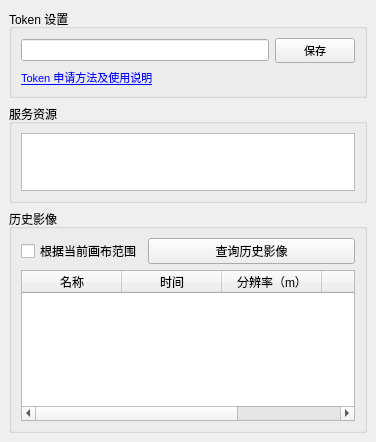
<?xml version="1.0" encoding="UTF-8"?>
<ui version="4.0">
 <class>SdDockWidget</class>
 <widget class="QDockWidget" name="SdDockWidget">
  <property name="geometry">
   <rect>
    <x>0</x>
    <y>0</y>
    <width>376</width>
    <height>442</height>
   </rect>
  </property>
  <property name="windowTitle">
   <string>天地图·山东</string>
  </property>
  <widget class="QWidget" name="dockWidgetContents">
   <layout class="QVBoxLayout" name="verticalLayout">
    <item>
     <widget class="QGroupBox" name="groupBox">
      <property name="title">
       <string>Token 设置</string>
      </property>
      <layout class="QVBoxLayout" name="verticalLayout_3">
       <item>
        <layout class="QHBoxLayout" name="horizontalLayout">
         <item>
          <widget class="QgsPasswordLineEdit" name="mLineEdit_sdtk">
           <property name="font">
            <font>
             <family>Consolas</family>
             <pointsize>8</pointsize>
            </font>
           </property>
          </widget>
         </item>
         <item>
          <widget class="QPushButton" name="pushButton_save">
           <property name="font">
            <font>
             <pointsize>8</pointsize>
            </font>
           </property>
           <property name="text">
            <string>保存</string>
           </property>
          </widget>
         </item>
        </layout>
       </item>
       <item>
        <widget class="QLabel" name="label">
         <property name="font">
          <font>
           <pointsize>8</pointsize>
          </font>
         </property>
         <property name="text">
          <string>&lt;html&gt;&lt;head/&gt;&lt;body&gt;&lt;p&gt;&lt;a href=&quot;https://mp.weixin.qq.com/s/CcdjjjsBk7rNlxalBjUXIg&quot;&gt;&lt;span style=&quot; text-decoration: underline; color:#0000ff;&quot;&gt;Token 申请方法及使用说明&lt;/span&gt;&lt;/a&gt;&lt;/p&gt;&lt;/body&gt;&lt;/html&gt;</string>
         </property>
         <property name="openExternalLinks">
          <bool>true</bool>
         </property>
        </widget>
       </item>
      </layout>
     </widget>
    </item>
    <item>
     <widget class="QGroupBox" name="groupBox_2">
      <property name="sizePolicy">
       <sizepolicy hsizetype="Preferred" vsizetype="Fixed">
        <horstretch>0</horstretch>
        <verstretch>0</verstretch>
       </sizepolicy>
      </property>
      <property name="title">
       <string>服务资源</string>
      </property>
      <layout class="QVBoxLayout" name="verticalLayout_4">
       <item>
        <widget class="QListWidget" name="listWidget">
         <property name="sizePolicy">
          <sizepolicy hsizetype="Expanding" vsizetype="Expanding">
           <horstretch>0</horstretch>
           <verstretch>0</verstretch>
          </sizepolicy>
         </property>
         <property name="maximumSize">
          <size>
           <width>16777215</width>
           <height>58</height>
          </size>
         </property>
         <property name="font">
          <font>
           <pointsize>9</pointsize>
          </font>
         </property>
         <property name="autoScroll">
          <bool>true</bool>
         </property>
         <property name="autoScrollMargin">
          <number>80</number>
         </property>
         <property name="resizeMode">
          <enum>QListView::Adjust</enum>
         </property>
         <property name="spacing">
          <number>2</number>
         </property>
        </widget>
       </item>
      </layout>
     </widget>
    </item>
    <item>
     <widget class="QGroupBox" name="groupBox_3">
      <property name="title">
       <string>历史影像</string>
      </property>
      <layout class="QVBoxLayout" name="verticalLayout_2">
       <item>
        <layout class="QHBoxLayout" name="horizontalLayout_2" stretch="1,4">
         <item>
          <widget class="QCheckBox" name="checkBox">
           <property name="text">
            <string>根据当前画布范围</string>
           </property>
          </widget>
         </item>
         <item>
          <widget class="QPushButton" name="pushButton_search">
           <property name="text">
            <string>查询历史影像</string>
           </property>
          </widget>
         </item>
        </layout>
       </item>
       <item>
        <widget class="QTreeWidget" name="treeWidget">
         <column>
          <property name="text">
           <string>名称</string>
          </property>
          <property name="textAlignment">
           <set>AlignCenter</set>
          </property>
         </column>
         <column>
          <property name="text">
           <string>时间</string>
          </property>
          <property name="textAlignment">
           <set>AlignCenter</set>
          </property>
         </column>
         <column>
          <property name="text">
           <string>分辨率（m）</string>
          </property>
          <property name="textAlignment">
           <set>AlignCenter</set>
          </property>
         </column>
         <column>
          <property name="text">
           <string>URL</string>
          </property>
          <property name="textAlignment">
           <set>AlignCenter</set>
          </property>
         </column>
         <column>
          <property name="text">
           <string>el</string>
          </property>
          <property name="textAlignment">
           <set>AlignCenter</set>
          </property>
         </column>
        </widget>
       </item>
      </layout>
     </widget>
    </item>
   </layout>
  </widget>
 </widget>
 <customwidgets>
  <customwidget>
   <class>QgsPasswordLineEdit</class>
   <extends>QLineEdit</extends>
   <header>qgspasswordlineedit.h</header>
  </customwidget>
 </customwidgets>
 <resources/>
 <connections/>
</ui>
